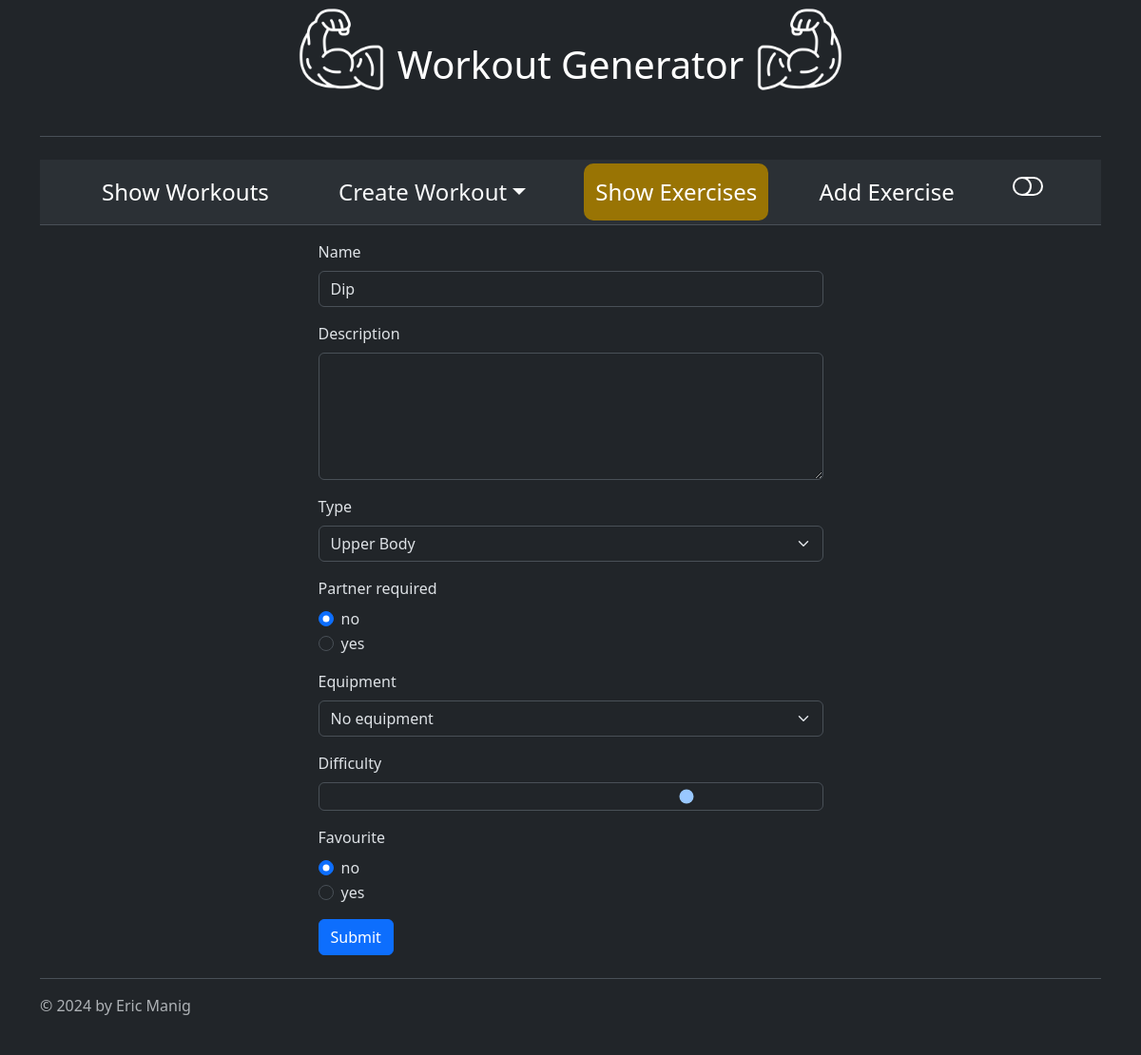
The page /edit-exercise/2 on the database its author committed.
### main.py (models this page shows)
class Exercise(db.Model):
    id: Mapped[int] = mapped_column(Integer, primary_key=True)
    name: Mapped[str] = mapped_column(String(20), unique=True, nullable=False)
    description: Mapped[str] = mapped_column(String(250), nullable=True)
    type: Mapped[str] = mapped_column(String(50), nullable=False)
    partner_required: Mapped[bool] = mapped_column(Boolean, nullable=False)
    favourite: Mapped[bool] = mapped_column(Boolean, nullable=False)
    equipment: Mapped[str] = mapped_column(String(50), nullable=True)
    difficulty: Mapped[int] = mapped_column(Integer, nullable=False)

### main.py (the view, shortened to what this page needs)
@app.route("/edit-exercise/<int:exercise_id>", methods=["GET", "POST"])
def edit_exercise(exercise_id):
    exercise = db.get_or_404(Exercise, exercise_id)
    edit_form = CreateExerciseForm(
        name=exercise.name,
        description=exercise.description,
        type=exercise.type,
        partner_required=exercise.partner_required,
        equipment=exercise.equipment,
        difficulty=exercise.difficulty,
        favourite=exercise.favourite
    )
    return render_template("add_exercise.html", color_mode=COLOR_MODE, redirect_url="show_exercises", form=edit_form)

### forms.py
class CreateExerciseForm(FlaskForm):
    name = StringField("Name", validators=[DataRequired(), Length(min=3, max=50)])
    description = TextAreaField("Description", validators=[Length(max=250)], render_kw={'rows': 5})
    type = SelectField("Type", choices=TYPES)
    partner_required = RadioField("Partner required", choices=[(False, "no"), (True, "yes")], default=False)
    equipment = SelectField("Equipment", choices=[("none", "No equipment")]+EQUIPMENT, default="No equipment")
    difficulty = IntegerRangeField("Difficulty", validators=[NumberRange(min=0, max=4)], default=3)
    favourite = RadioField("Favourite", choices=[(False, "no"), (True, "yes")], default=False)
    submit = SubmitField("Submit")

### templates/add_exercise.html
{% from "bootstrap5/form.html" import render_form %}
{% block content %}
{% include "header.html" %}
<div class="container justify-content-center my-3" id="add_form">
    {{ render_form(form, novalidate=True, button_map={"submit": "primary"}) }}
</div>
{% include "footer.html" %}
{% endblock %}

### static/css/custom.css (style rules this page uses)
#add_form { width: 50vb; }

### rows shown on the page
Exercise: name "Dip", type "Upper Body", partner_required "☑ no ☐ yes", equipment "No equipment", difficulty "3", favourite "☑ no ☐ yes"
